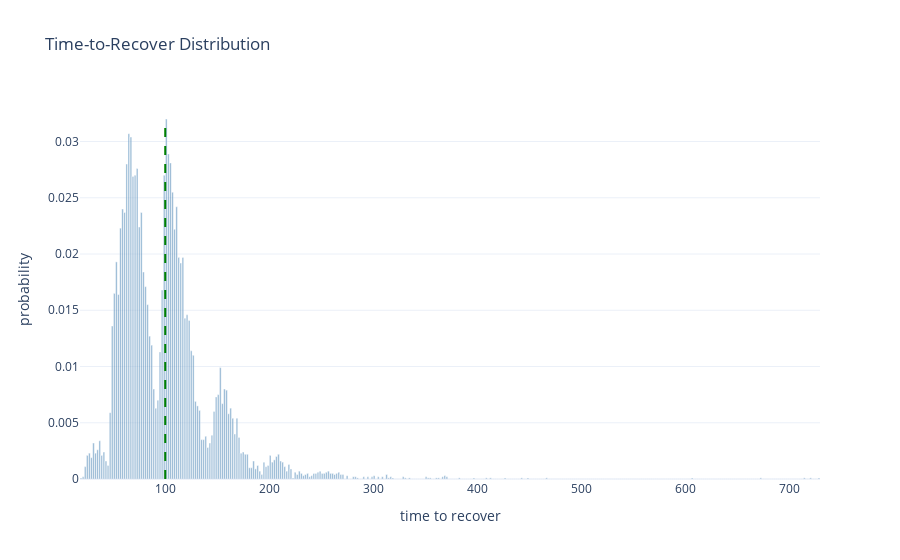
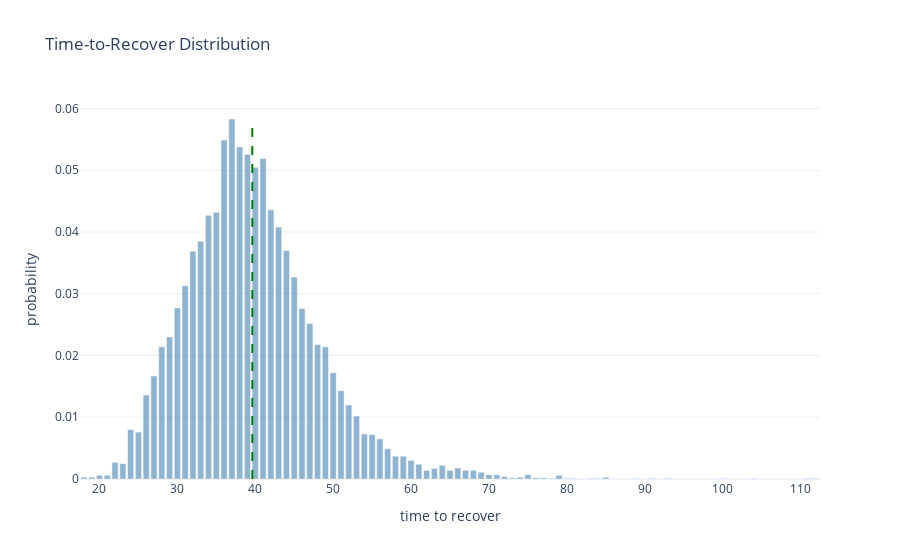
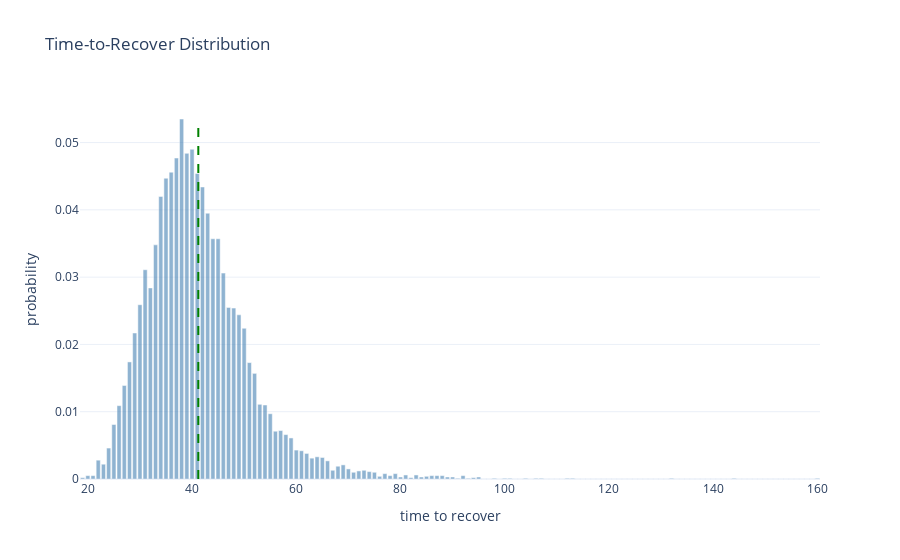
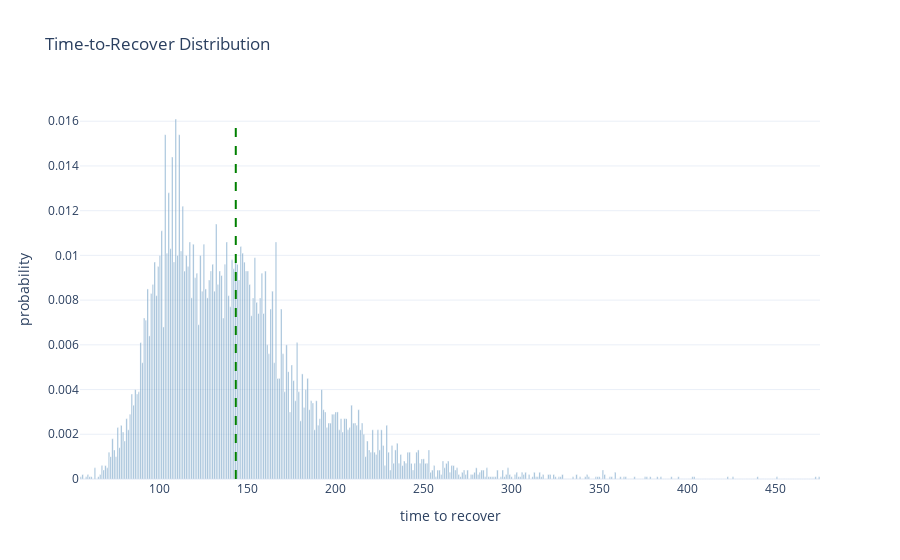

The notebook cell these images were saved under, in order:
### Code cell
# Just restart the notebook and it will run all benchmarks again.
# Cached benchmarks are stored in memory and reused if the source file did not change.


from pprint import pprint


def compute_sha1(path):
    """Return SHA1 hash of the file's contents."""
    with open(path, "rb") as f:
        return hashlib.sha1(f.read()).hexdigest()


def load_module(name):
    """Import or reload impls.<name>."""
    full_name = "impls." + name

    if full_name in globals():
        module = importlib.reload(globals()[full_name])
    else:
        module = importlib.import_module(full_name)
        globals()[full_name] = module

    return module


def report(stats):
    render_distribution(stats)
    pprint(stats["metrics"])


# Iterate over implementation files
for file in IMPLS_DIR.glob("*.py"):
    name = file.stem

    # Skip interface and private modules
    if name == "_interface" or name.startswith("_"):
        continue

    print("Found implementation:", name)

    file_hash = compute_sha1(file)

    # If cached: check whether file changed
    if name in benchmark_cache:
        cached = benchmark_cache[name]
        cached_hash = cached["hash"]
        cached_stats = cached["stats"]

        if cached_hash == file_hash:
            print("  No changes. Using cached benchmark.")
            report(cached_stats)
            continue
        else:
            print("  File changed. Reloading and benchmarking again.")
    else:
        print("  First time seen. Benchmarking.")

    # Load/reload implementation
    module = load_module(name)

    # Require expected constructors
    if not hasattr(module, "producer_constructor") or not hasattr(
        module, "recoverer_constructor"
    ):
        print("  Missing constructors. Skipping.\n")
        continue

    N = 5
    D = 2**20
    producer_constructor = module.producer_constructor
    recoverer_constructor = module.recoverer_constructor
    D = getattr(module, "override_D", lambda _: D)(N)
    skip = getattr(module, "skip", False)

    if skip:
        print("  Marked for skip")
        continue

    # Run benchmark
    stats = visual_benchmark(
        producer_constructor,
        recoverer_constructor,
        N=N,
        D=D,
        passes=10000,
    )

    # Store into cache
    benchmark_cache[name] = {
        "hash": file_hash,
        "stats": stats,
    }

    # Render the new result
    report(stats)

### Figure 1 — Plotly figure (JSON) as saved in the notebook; plotly's stock layout.template omitted (floating-point values rounded to 4 significant figures; data arrays with more than 128 entries replaced by an {"elided": "..."} marker saying what was removed)
{"data": [{"marker": {"color": "steelblue"}, "name": "probability", "opacity": 0.6, "type": "bar", "x": {"elided": "356 float values"}, "y": {"elided": "356 float values"}}], "layout": {"shapes": [{"line": {"color": "green", "dash": "dash", "width": 2}, "type": "line", "x0": 99.51, "x1": 99.51, "y0": 0, "y1": 0.032}], "title": {"text": "Time-to-Recover Distribution"}, "xaxis": {"title": {"text": "time to recover"}}, "yaxis": {"title": {"text": "probability"}}}}

### Figure 2 — Plotly figure (JSON) as saved in the notebook; plotly's stock layout.template omitted (floating-point values rounded to 4 significant figures)
{"data": [{"marker": {"color": "steelblue"}, "name": "probability", "opacity": 0.6, "type": "bar", "x": [18, 19, 20, 21, 22, 23, 24, 25, 26, 27, 28, 29, 30, 31, 32, 33, 34, 35, 36, 37, 38, 39, 40, 41, 42, 43, 44, 45, 46, 47, 48, 49, 50, 51, 52, 53, 54, 55, 56, 57, 58, 59, 60, 61, 62, 63, 64, 65, 66, 67, 68, 69, 70, 71, 72, 73, 74, 75, 76, 77, 78, 79, 80, 81, 82, 83, 84, 85, 86, 87, 88, 89, 90, 91, 92, 93, 94, 95, 96, 97, 98, 99, 100, 101, 102, 103, 104, 105, 106, 107, 108, 109, 110, 111, 112], "y": [0.0003, 0.0003, 0.0006, 0.0006, 0.0027, 0.0025, 0.008, 0.0076, 0.0136, 0.0167, 0.0214, 0.023, 0.0277, 0.0313, 0.0369, 0.0385, 0.0427, 0.0432, 0.0549, 0.0583, 0.0538, 0.0526, 0.0505, 0.0519, 0.0436, 0.0408, 0.037, 0.0327, 0.0276, 0.0252, 0.0218, 0.0214, 0.0172, 0.0143, 0.012, 0.0102, 0.0073, 0.0072, 0.0065, 0.0049, 0.0037, 0.0037, 0.003, 0.0024, 0.0014, 0.0017, 0.0022, 0.0014, 0.0018, 0.0014, 0.0014, 0.0011, 0.0007, 0.0007, 0.0004, 0.0002, 0.0003, 0.0007, 0.0002, 0.0002, 0.0001, 0.0006, 0.0001, 0.0001, 0.0, 0.0001, 0.0001, 0.0003, 0.0, 0.0, 0.0, 0.0001, 0.0, 0.0001, 0.0, 0.0001, 0.0, 0.0, 0.0, 0.0, 0.0, 0.0, 0.0001, 0.0, 0.0, 0.0, 0.0001, 0.0, 0.0, 0.0, 0.0, 0.0, 0.0, 0.0001, 0.0001]}], "layout": {"shapes": [{"line": {"color": "green", "dash": "dash", "width": 2}, "type": "line", "x0": 39.62, "x1": 39.62, "y0": 0, "y1": 0.0583}], "title": {"text": "Time-to-Recover Distribution"}, "xaxis": {"title": {"text": "time to recover"}}, "yaxis": {"title": {"text": "probability"}}}}

### Figure 3 — Plotly figure (JSON) as saved in the notebook; plotly's stock layout.template omitted (floating-point values rounded to 4 significant figures; data arrays with more than 128 entries replaced by an {"elided": "..."} marker saying what was removed)
{"data": [{"marker": {"color": "steelblue"}, "name": "probability", "opacity": 0.6, "type": "bar", "x": {"elided": "142 int values"}, "y": {"elided": "142 float values"}}], "layout": {"shapes": [{"line": {"color": "green", "dash": "dash", "width": 2}, "type": "line", "x0": 41.2, "x1": 41.2, "y0": 0, "y1": 0.0535}], "title": {"text": "Time-to-Recover Distribution"}, "xaxis": {"title": {"text": "time to recover"}}, "yaxis": {"title": {"text": "probability"}}}}

### Figure 4 — Plotly figure (JSON) as saved in the notebook; plotly's stock layout.template omitted (floating-point values rounded to 4 significant figures; data arrays with more than 128 entries replaced by an {"elided": "..."} marker saying what was removed)
{"data": [{"marker": {"color": "steelblue"}, "name": "probability", "opacity": 0.6, "type": "bar", "x": {"elided": "421 int values"}, "y": {"elided": "421 float values"}}], "layout": {"shapes": [{"line": {"color": "green", "dash": "dash", "width": 2}, "type": "line", "x0": 143.1, "x1": 143.1, "y0": 0, "y1": 0.0161}], "title": {"text": "Time-to-Recover Distribution"}, "xaxis": {"title": {"text": "time to recover"}}, "yaxis": {"title": {"text": "probability"}}}}
